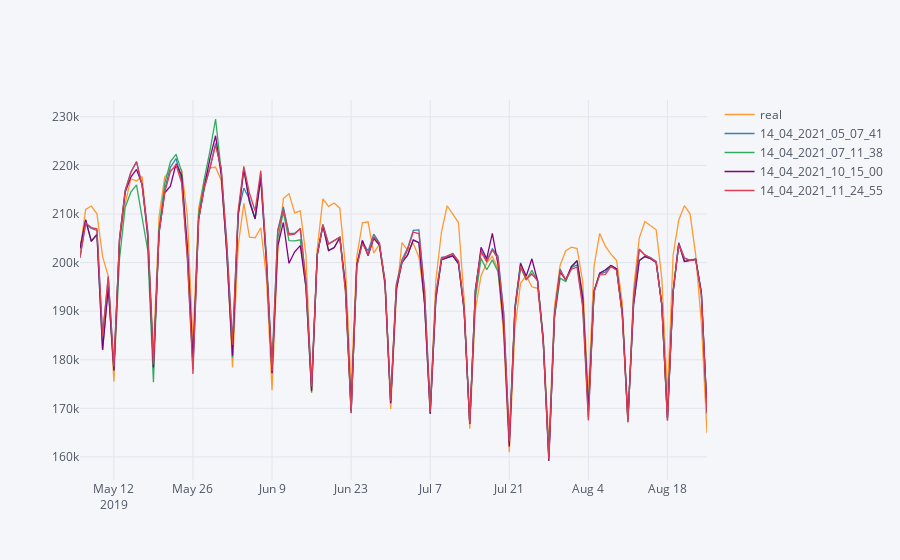

Source (notebook cell):
### Code cell
df_pred[["real", "14_04_2021_05_07_41", "14_04_2021_07_11_38", "14_04_2021_10_15_00", "14_04_2021_11_24_55"]].iplot()
